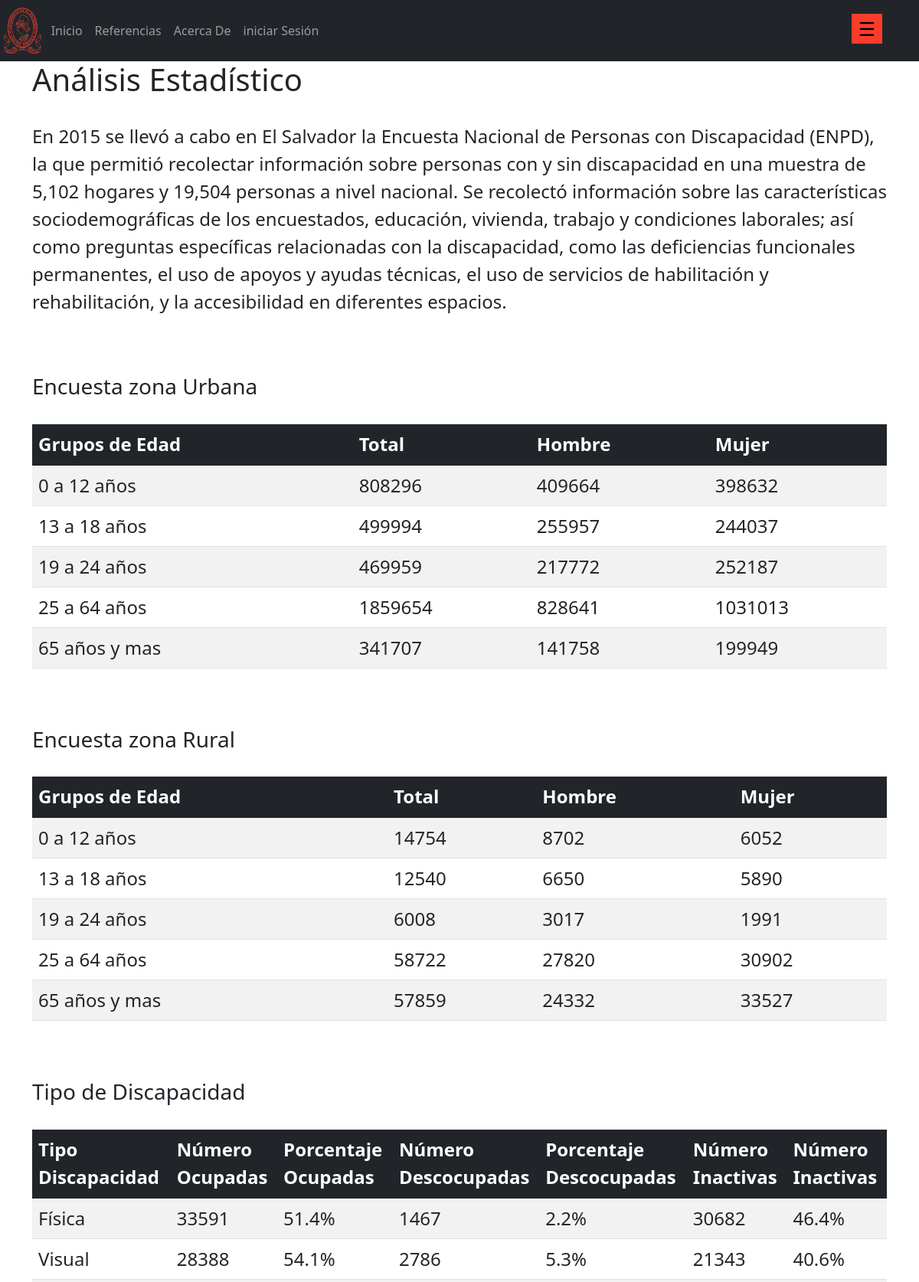
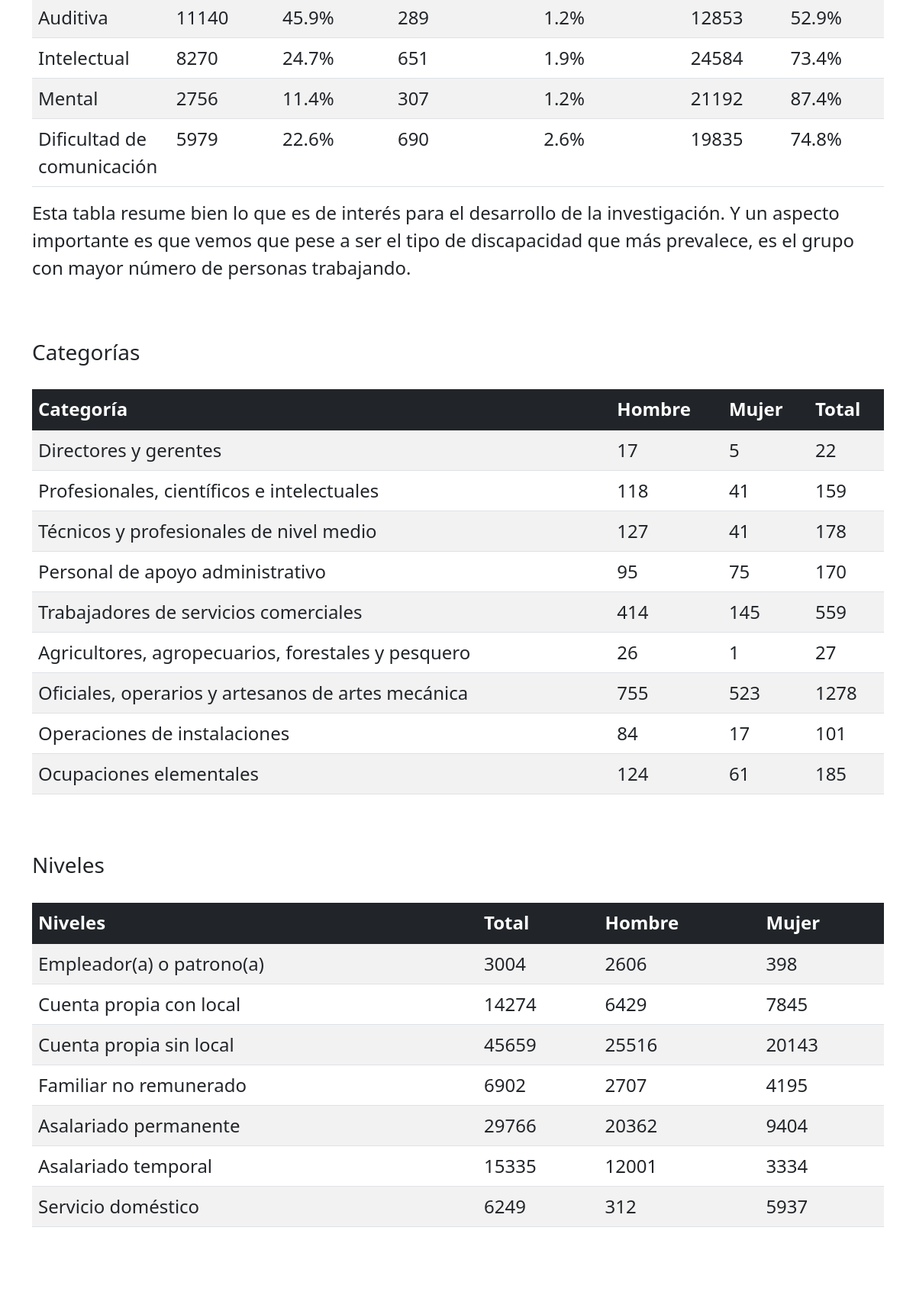
The app's page /trabajo/trabajo (upper part) with its own data (2 pictures, top to bottom).
### aplicaciones/trabajo/models.py (models this page shows, shortened)
class tablaEncuestaUrbana(models.Model):
    grupoEdad = models.CharField(max_length=50)
    total = models.IntegerField()
    hombre = models.IntegerField()
    mujer = models.IntegerField()
    class Meta:
        verbose_name_plural = "Encuesta Urbana"

class tablaEncuestaRural(models.Model):
    grupoEdad = models.CharField(max_length=50)
    total = models.IntegerField()
    hombre = models.IntegerField()
    mujer = models.IntegerField()
    class Meta:
        verbose_name_plural = "Encuesta Rural"

class tablaTipoDiscapacidad(models.Model):
    discapacidad = models.CharField(max_length=50, default='')
    numero_Ocupadas = models.IntegerField(default=0)
    porcentaje_Ocupadas = models.CharField(max_length=50, default='')
    numero_Desocupadas = models.IntegerField(default=0)
    porcentaje_Desocupadas = models.CharField(max_length=50, default='')
    numero_Inactivas = models.IntegerField(default=0)
    porcentaje_Inactivas = models.CharField(max_length=50, default='')
    class Meta:
        verbose_name_plural = "Tabla Tipo Discapacidad"

class tablaCategoria(models.Model):
    categoria = models.CharField(max_length=50)
    hombre = models.IntegerField()
    mujer = models.IntegerField()
    total = models.IntegerField()
    class Meta:
        verbose_name_plural = "Tabla Categoria"

class tablaNivel(models.Model):
    nivel = models.CharField(max_length=50)
    total = models.IntegerField()
    hombre = models.IntegerField()
    mujer = models.IntegerField()
    class Meta:
        verbose_name_plural = "tabla Nivel"

### aplicaciones/trabajo/views.py (the view)
def tablas(request):
    tUrbano = tablaEncuestaUrbana.objects.all().order_by('id')
    tRural = tablaEncuestaRural.objects.all().order_by('id')
    tdiscapacidad = tablaTipoDiscapacidad.objects.all().order_by('id')
    tcategoria = tablaCategoria.objects.all().order_by('id')
    resumenn = resumen.objects.all().order_by('id')
    analisiss = analisis.objects.all().order_by('id')
    tnivel = tablaNivel.objects.all().order_by('id')
    return render(request, 'trabajo/trabajo.html', {
        'tUrbano': tUrbano,
        'tRural': tRural,
        'tdiscapacidad': tdiscapacidad,
        'tcategoria':tcategoria,
        'resumen': resumenn,
        'analisis': analisiss,
        'tnivel':tnivel,
    })

### templates/trabajo/trabajo.html (shortened to what this page needs)
{% extends 'layout/base.html' %}
{% block content %}
<div>
    <h1>Análisis Estadístico</h1><br>
    <p style="font-size: x-large;">En 2015 se llevó a cabo en El Salvador la Encuesta Nacional de Personas con Discapacidad (ENPD),
        la que permitió recolectar información sobre personas con y sin discapacidad en una muestra de 5,102 hogares y
        19,504 personas a nivel nacional. Se recolectó información sobre las características sociodemográficas de los encuestados,
        educación, vivienda, trabajo y condiciones laborales; así como preguntas específicas relacionadas con la discapacidad,
        como las deficiencias funcionales permanentes, el uso de apoyos y ayudas técnicas, el uso de servicios de habilitación y rehabilitación, y
        la accesibilidad en diferentes espacios.
    </p>
    <div style="padding-top: 60px;" >
        <h3>Encuesta zona Urbana</h3><br>
        <table class="table table-striped" style="font-size: x-large;">
            <thead class="table-dark">
                <tr>
                    <th>Grupos de Edad</th>
                    <th>Total</th>
                    <th>Hombre</th>
                    <th>Mujer</th>
                </tr>
            </thead>
            <tbody class="table-group-divider">
                {% for e in tUrbano %}
                    <tr>
                        <td> {{ e.grupoEdad }}</td>
                        <td> {{ e.total }}</td>
                        <td> {{ e.hombre }}</td>
                        <td> {{ e.mujer }}</td>
                    </tr>
                {% endfor %}
            </tbody>
        </table>
    </div>
    <div style="padding-top: 60px;">
        <h3>Encuesta zona Rural</h3><br>
        <table class="table table-striped" style="font-size: x-large;">
            <thead class="table-dark">
                <tr><th>Grupos de Edad</th>
                    <th>Total</th>
                    <th>Hombre</th>
                    <th>Mujer</th>
                </tr>
            </thead>
            <tbody class="table-group-divider">
                {% for i in tRural %}
                    <tr>
                        <td> {{ i.grupoEdad }}</td>
                        <td> {{ i.total }}</td>
                        <td> {{ i.hombre }}</td>
                        <td> {{ i.mujer }}</td>
                    </tr>
                {% endfor %}
            </tbody>
        </table>
    </div>
    <div style="padding-top: 60px;">
        <h3>Tipo de Discapacidad</h3><br>
        <table class="table table-striped" style="font-size: x-large;">
            <thead class="table-dark">
                <tr>
                    <th>Tipo Discapacidad</th>
                    <th>Número Ocupadas</th>
                    <th>Porcentaje Ocupadas</th>
                    <th>Número Descocupadas</th>
                    <th>Porcentaje Descocupadas</th>
                    <th>Número Inactivas</th>
                    <th>Número Inactivas</th>
                </tr>
            </thead>
            <tbody class="table-group-divider">
                {% for j in tdiscapacidad %}
                    <tr>
                        <td> {{ j.discapacidad }}</td>
                        <td> {{ j.numero_Ocupadas }}</td>
                        <td> {{ j.porcentaje_Ocupadas }}</td>
                        <td> {{ j.numero_Desocupadas }}</td>
                        <td> {{ j.porcentaje_Desocupadas }}</td>
                        <td> {{ j.numero_Inactivas }}</td>
                        <td> {{ j.porcentaje_Inactivas }}</td>
                    </tr>
                {% endfor %}
            </tbody>
        </table>
        <p style="font-size: x-large;">Esta tabla resume bien lo que es de interés para el desarrollo de la investigación.
            Y un aspecto importante es que vemos que pese a ser el tipo de discapacidad que más prevalece,
            es el grupo con mayor número de personas trabajando.
        </p>
    </div>
    <div style="padding-top: 60px;">
        <h3>Categorías</h3><br>
        <table class="table table-striped" style="font-size: x-large;">
            <thead class="table-dark">
                <tr>
                    <th>Categoría</th>
                    <th>Hombre</th>
                    <th>Mujer</th>
                    <th>Total</th>
                </tr>
            </thead>
            <tbody class="table-group-divider">
                {% for x in tcategoria %}
                    <tr>
                        <td> {{ x.categoria }}</td>
                        <td> {{ x.hombre }}</td>
                        <td> {{ x.mujer }}</td>
                        <td> {{ x.total }}</td>
                    </tr>
                {% endfor %}
            </tbody>
        </table>
    </div>
    <div style="padding-top: 60px;">
        <h3>Niveles</h3><br>
        <table class="table table-striped" style="font-size: x-large;">
            <thead class="table-dark">
                <tr>
                    <th>Niveles</th>
                    <th>Total</th>
                    <th>Hombre</th>
                    <th>Mujer</th>
                </tr>
            </thead>
            <tbody class="table-group-divider">
                {% for z in tnivel %}
                    <tr>
                        <td> {{ z.nivel }}</td>
                        <td> {{ z.total }}</td>
                        <td> {{ z.hombre }}</td>
                        <td> {{ z.mujer }}</td>
                    </tr>
                {% endfor %}
            </tbody>
        </table>
    </div>
    <h1 style="padding-top: 100px;">Análisis Gráfico</h1>
    {% endblock content %}

### static/css/sidebar.css (style rules this page uses)
* { margin: 0; padding: 0; }

### records on screen
tablaEncuestaUrbana: grupoEdad "0 a 12 años", total "808296", hombre "409664", mujer "398632"
tablaEncuestaUrbana: grupoEdad "13 a 18 años", total "499994", hombre "255957", mujer "244037"
tablaEncuestaUrbana: grupoEdad "19 a 24 años", total "469959", hombre "217772", mujer "252187"
tablaEncuestaUrbana: grupoEdad "25 a 64 años", total "1859654", hombre "828641", mujer "1031013"
tablaEncuestaUrbana: grupoEdad "65 años y mas", total "341707", hombre "141758", mujer "199949"
tablaEncuestaRural: grupoEdad "0 a 12 años", total "14754", hombre "8702", mujer "6052"
tablaEncuestaRural: grupoEdad "13 a 18 años", total "12540", hombre "6650", mujer "5890"
tablaEncuestaRural: grupoEdad "19 a 24 años", total "6008", hombre "3017", mujer "1991"
tablaEncuestaRural: grupoEdad "25 a 64 años", total "58722", hombre "27820", mujer "30902"
tablaEncuestaRural: grupoEdad "65 años y mas", total "57859", hombre "24332", mujer "33527"
tablaTipoDiscapacidad: discapacidad "Física", numero_Ocupadas "33591", porcentaje_Ocupadas "51.4%", numero_Desocupadas "1467", porcentaje_Desocupadas "2.2%", numero_Inactivas "30682", porcentaje_Inactivas "46.4%"
tablaTipoDiscapacidad: discapacidad "Visual", numero_Ocupadas "28388", porcentaje_Ocupadas "54.1%", numero_Desocupadas "2786", porcentaje_Desocupadas "5.3%", numero_Inactivas "21343", porcentaje_Inactivas "40.6%"
tablaTipoDiscapacidad: discapacidad "Auditiva", numero_Ocupadas "11140", porcentaje_Ocupadas "45.9%", numero_Desocupadas "289", porcentaje_Desocupadas "1.2%", numero_Inactivas "12853", porcentaje_Inactivas "52.9%"
tablaTipoDiscapacidad: discapacidad "Intelectual", numero_Ocupadas "8270", porcentaje_Ocupadas "24.7%", numero_Desocupadas "651", porcentaje_Desocupadas "1.9%", numero_Inactivas "24584", porcentaje_Inactivas "73.4%"
tablaTipoDiscapacidad: discapacidad "Mental", numero_Ocupadas "2756", porcentaje_Ocupadas "11.4%", numero_Desocupadas "307", porcentaje_Desocupadas "1.2%", numero_Inactivas "21192", porcentaje_Inactivas "87.4%"
tablaTipoDiscapacidad: discapacidad "Dificultad de comunicación", numero_Ocupadas "5979", porcentaje_Ocupadas "22.6%", numero_Desocupadas "690", porcentaje_Desocupadas "2.6%", numero_Inactivas "19835", porcentaje_Inactivas "74.8%"
tablaCategoria: categoria "Directores y gerentes", hombre "17", mujer "5", total "22"
tablaCategoria: categoria "Profesionales, científicos e intelectuales", hombre "118", mujer "41", total "159"
tablaCategoria: categoria "Técnicos y profesionales de nivel medio", hombre "127", mujer "41", total "178"
tablaCategoria: categoria "Personal de apoyo administrativo", hombre "95", mujer "75", total "170"
tablaCategoria: categoria "Trabajadores de servicios comerciales", hombre "414", mujer "145", total "559"
tablaCategoria: categoria "Agricultores, agropecuarios, forestales y pesquero", hombre "26", mujer "1", total "27"
tablaCategoria: categoria "Oficiales, operarios y artesanos de artes mecánica", hombre "755", mujer "523", total "1278"
tablaCategoria: categoria "Operaciones de instalaciones", hombre "84", mujer "17", total "101"
tablaCategoria: categoria "Ocupaciones elementales", hombre "124", mujer "61", total "185"
tablaNivel: nivel "Empleador(a) o patrono(a)", total "3004", hombre "2606", mujer "398"
tablaNivel: nivel "Cuenta propia con local", total "14274", hombre "6429", mujer "7845"
tablaNivel: nivel "Cuenta propia sin local", total "45659", hombre "25516", mujer "20143"
tablaNivel: nivel "Familiar no remunerado", total "6902", hombre "2707", mujer "4195"
tablaNivel: nivel "Asalariado permanente", total "29766", hombre "20362", mujer "9404"
tablaNivel: nivel "Asalariado temporal", total "15335", hombre "12001", mujer "3334"
tablaNivel: nivel "Servicio doméstico", total "6249", hombre "312", mujer "5937"
